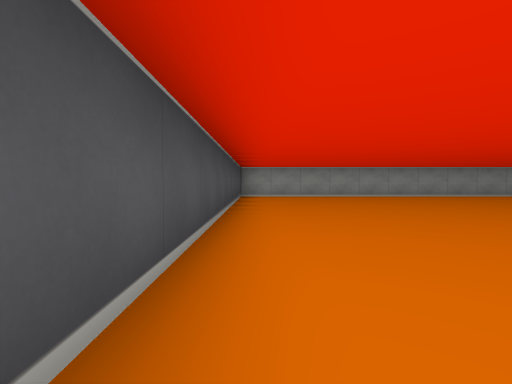
View 1 (above)

14 first-person views from a walk through a cub3D maze. The camera is about half as high as the walls, tilts 2° down and sees 85° across. The floor is counted in squares. Each view is taken from the middle of a square. On the plan, view 1 faces up. The plan holds only what a view shows up to about 9 squares ahead; the rest is blank.

View 2
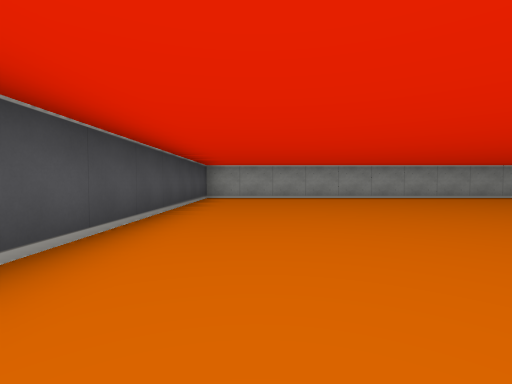

View 3
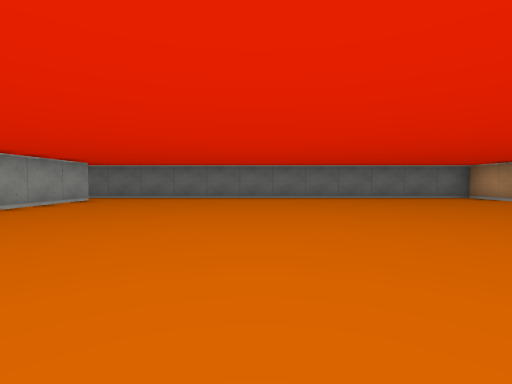

View 4
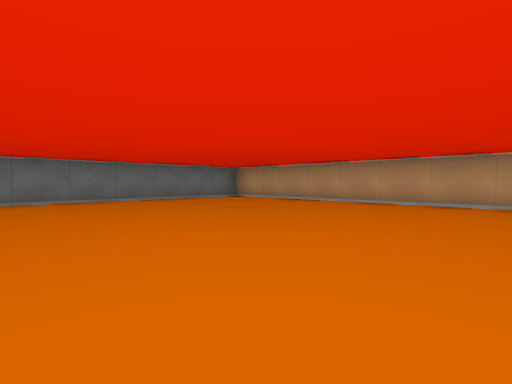

View 5
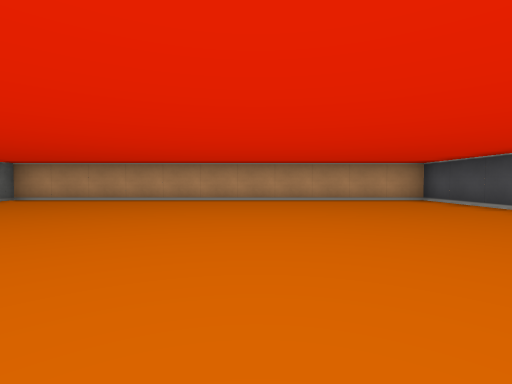

View 6
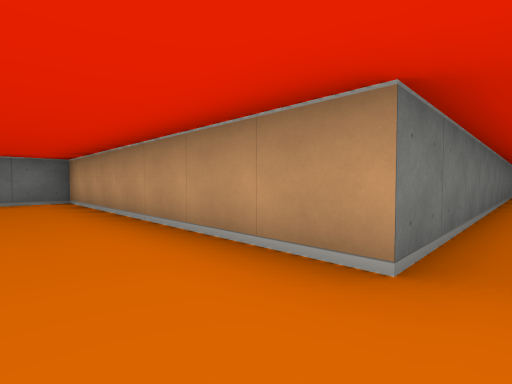

View 7
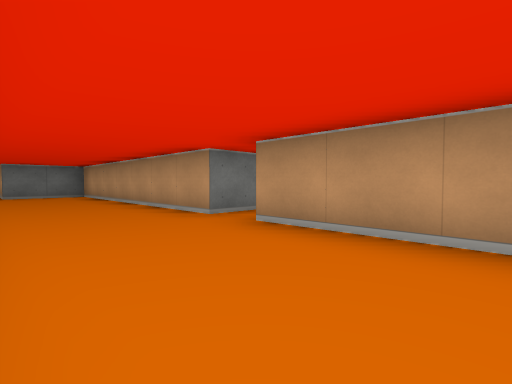

View 8
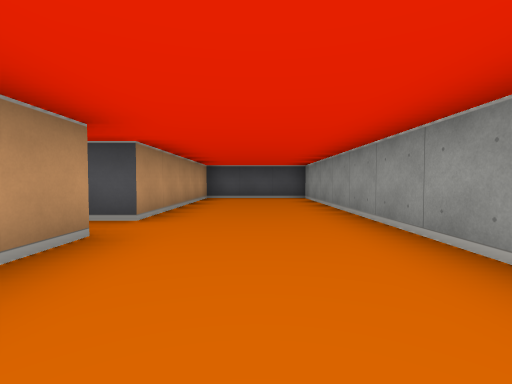

View 9
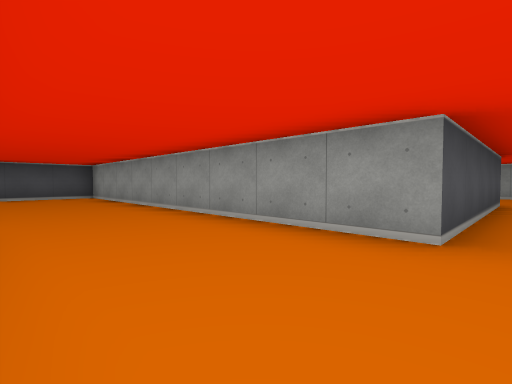

View 10
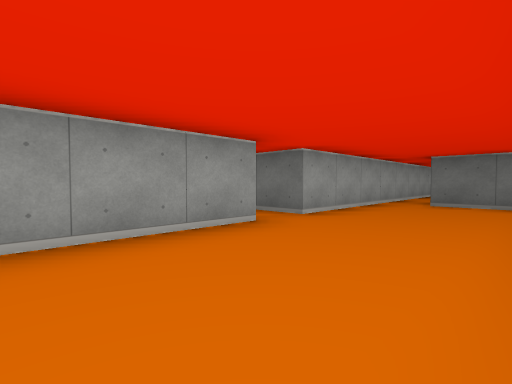

View 11
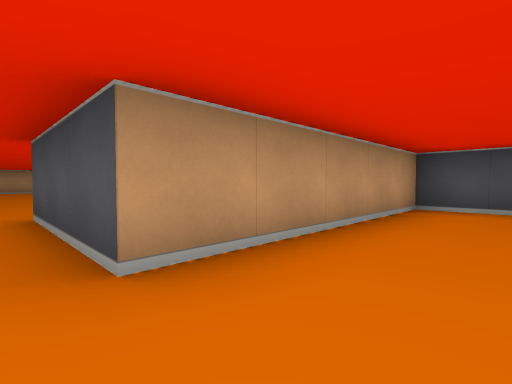

View 12
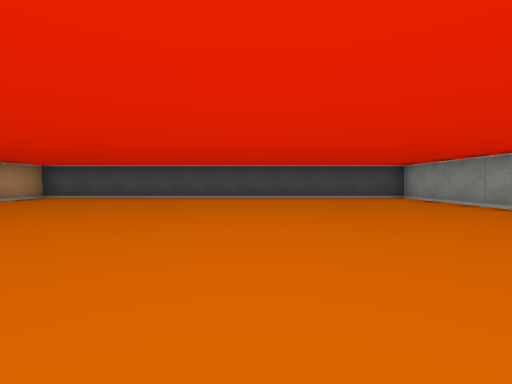

View 13
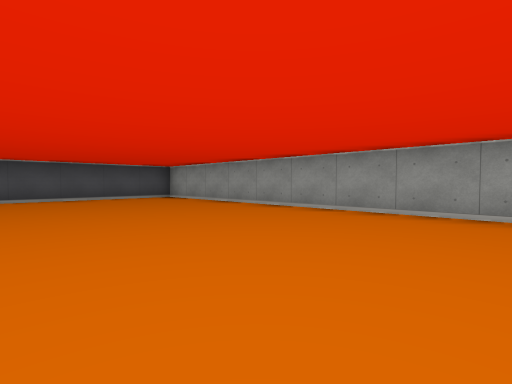

View 14
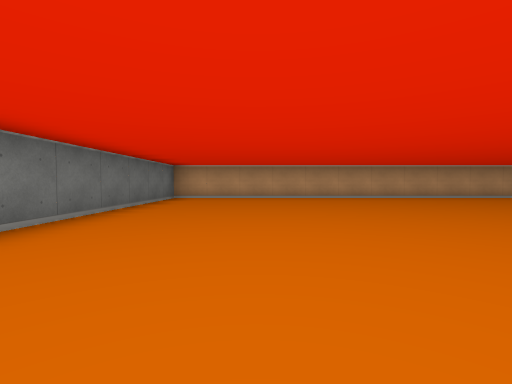

### Floor plan
Ten units are one square. View 1 is at (0, 0); x grows to the right and y downward. Boxes are objects, and circles mark ways between rooms. Rooms are numbered by the first view taken in them; rooms with no view inside come last. Other rooms are left out.
<svg viewBox="-10 -165 227 185">
<path fill="none" stroke="#000" d="M95 -95 -5 -95 -5 15 105 15 105 -95M135 -155 45 -155 45 -125 95 -125 95 -95M105 -95 105 -125 175 -125 175 -145 185 -145M212 -155 145 -155"/>
<circle cx="100" cy="-100" r="3" fill="#2a7"/>
<text x="50" y="-40">1</text>
<text x="110" y="-140">2</text>
</svg>
Room 1 opens to room 2.

Where each view was taken, in squares from view 1:
view 1: 0 up, 0 right, facing up
view 2: 1 up, 1 right, facing up
view 3: 5 up, 2 right, facing right
view 4: 5 up, 3 right, facing down-right
view 5: 6 up, 4 right, facing down
view 6: 14 up, 10 right, facing down-right
view 7: 15 up, 7 right, facing down-right
view 8: 14 up, 13 right, facing left
view 9: 13 up, 14 right, facing up-left
view 10: 13 up, 11 right, facing up-right
view 11: 14 up, 10 right, facing down-left
view 12: 5 up, 8 right, facing left
view 13: 5 up, 8 right, facing up-left
view 14: 7 up, 8 right, facing down
